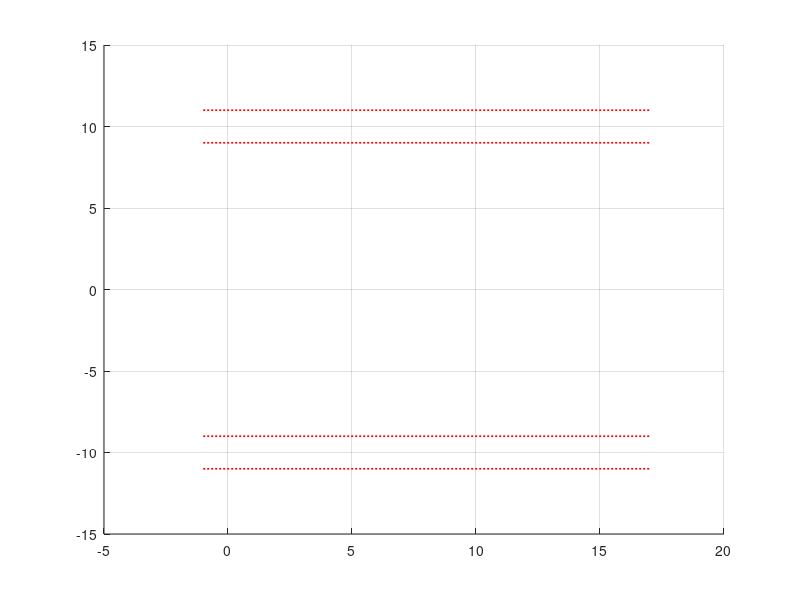

Source code (MATLAB): (Note: this script raises an error after producing the figure.)
%% --------------------------------------------------------
% GRAFICADOR MULTIPLES RESULTADOS (UNIVERSAL: SALTOS + Y -)
% ---------------------------------------------------------
clear all; close all; clc;
% Cargar los datos. Asegurate de que existan las variables de los 4 estados.
load('datos_20_465_46_125_A.mat'); 
Ts = 20e-3; 

% Configuraciones de tiempo de la ventana
t_half_cycle = 8;   % 8 segundos abajo, 8 segundos arriba
t_pad = 0.5;        % padding a cada lado
muestras_half = round(t_half_cycle / Ts);
muestras_pad  = round(t_pad / Ts);
muestras_totales = 2 * muestras_half + 2 * muestras_pad;

% 1. Encontrar los flancos (saltos hacia arriba o hacia abajo)
umbral_salto = 0.5; % Umbral subido a 0.5 para aislar saltos francos
flancos = find(abs(diff(ref_d_full)) > umbral_salto);

% Filtrar flancos (asegurar que haya al menos 16s entre ellos)
inicios_validos = [];
ultimo_idx = -muestras_totales;
for i = 1:length(flancos)
    if (flancos(i) - ultimo_idx) > (2 * muestras_half * 0.8) 
        inicios_validos(end+1) = flancos(i);
        ultimo_idx = flancos(i);
    end
end
disp(['Se detectaron ', num2str(length(inicios_validos)), ' saltos a la referencia.']);

% 2. Extraer ventanas (Desde -1s hasta 17s)
num_ensayos = length(inicios_validos);
d_real_matrix = NaN(muestras_totales, num_ensayos);
ang_matrix    = NaN(muestras_totales, num_ensayos); % Matriz Angulo
w_matrix      = NaN(muestras_totales, num_ensayos); % Matriz Vel Angular
v_matrix      = NaN(muestras_totales, num_ensayos); % Matriz Vel Carro
ref_matrix    = NaN(muestras_totales, 1);

% Vector de tiempo centrado
vector_tiempo_ventana = (-t_pad : Ts : (2*t_half_cycle + t_pad - Ts))';
for i = 1:num_ensayos
    idx_flanco = inicios_validos(i);
    idx_start = idx_flanco - muestras_half - muestras_pad;
    idx_end   = idx_flanco + muestras_half + muestras_pad - 1;
    
    if idx_start > 0 && idx_end <= length(d_real_full)
        d_real_matrix(:, i) = d_real_full(idx_start:idx_end);
        
        ang_matrix(:, i)    = angle_real_full(idx_start:idx_end); 
        w_matrix(:, i)      = w_real_full(idx_start:idx_end);     
        v_matrix(:, i)      = vel_est_full(idx_start:idx_end);    
        
        if isnan(ref_matrix(1))
            ref_matrix = ref_d_full(idx_start:idx_end); 
        end
    else
        disp(['Ensayo ', num2str(i), ' descartado automáticamente.']);
    end
end

% --- CÁLCULO UNIVERSAL DE LAS BANDAS DE TOLERANCIA ---
ref_inicial = ref_matrix(1);        % Dónde estaba antes del salto
ref_final   = ref_matrix(end);      % A dónde fue
amplitud    = abs(ref_final - ref_inicial); % Tamaño real del salto

if isnan(amplitud) || amplitud == 0
    disp('Advertencia: No se pudo medir la amplitud. Forzando a 10.');
    amplitud = 10; 
end

tolerancia = 0.05 * amplitud; % 5% del viaje

b0_sup = ref_inicial + tolerancia;
b0_inf = ref_inicial - tolerancia;
b1_sup = ref_final + tolerancia;
b1_inf = ref_final - tolerancia;

%% ---------------- INSPECCIÓN VISUAL (SOLO DISTANCIA) ----------------
figure('Name', 'Inspección de Ensayos', 'NumberTitle', 'off', 'Position', [100 100 900 500]);
for i = 1:size(d_real_matrix, 2)
    if all(isnan(d_real_matrix(:, i))), continue; end
    clf; hold on; grid on;
    
    plot([-1 17], [b0_sup b0_sup], 'r:', 'LineWidth', 1.2);
    plot([-1 17], [b0_inf b0_inf], 'r:', 'LineWidth', 1.2);
    plot([-1 17], [b1_sup b1_sup], 'r:', 'LineWidth', 1.2);
    plot([-1 17], [b1_inf b1_inf], 'r:', 'LineWidth', 1.2);
    xline(2.5, 'm--'); xline(10.5, 'm--'); 
    
    plot(vector_tiempo_ventana, ref_matrix, 'k--', 'LineWidth', 2);
    plot(vector_tiempo_ventana, d_real_matrix(:, i), 'b', 'LineWidth', 1.5);
    
    title(['Inspección visual - Viendo Ensayo N° ', num2str(i)]);
    xlabel('Tiempo [s]'); ylabel('Posición [m]'); xlim([-1 17]); hold off;
    
    disp(['Mostrando Ensayo ', num2str(i), '. Anotá si sirve, y tocá ENTER para ver el siguiente...']);
    pause; 
end

%% ---------------- SELECCIÓN Y PROMEDIO GENERAL ----------------
% <--- ¡EDITAR ESTO según lo que anotaste en la inspección visual!
%ensayos_buenos = [2, 4,5, 9, 10]; %-10 A
%ensayos_buenos = [3, 4, 5, 6, 7, 8 ,9]; % -10 B
%ensayos_buenos = [2, 4, 6, 7, 8,9,15, 16 ,17,19,21,22,23,24]; % 20 B
ensayos_buenos = [4, 6, 7, 8, 9 ,10,18,20,22,24,27,31]; % 20 temp
ensayos_buenos = ensayos_buenos(ensayos_buenos <= size(d_real_matrix, 2));

% Promedios
d_real_promedio = mean(d_real_matrix(:, ensayos_buenos), 2, 'omitnan');
ang_promedio    = mean(ang_matrix(:, ensayos_buenos), 2, 'omitnan');
w_promedio      = mean(w_matrix(:, ensayos_buenos), 2, 'omitnan');
v_promedio      = mean(v_matrix(:, ensayos_buenos), 2, 'omitnan');

% Ajuste simulación
offset_tiempo_sim = -16.0; 
offset_amp_sim    = 0.0; 
t_sim_ajustado = t_sim + offset_tiempo_sim;
idx_sim = find(t_sim_ajustado >= -1 & t_sim_ajustado <= 17);

%% ---------------- GRÁFICOS FINALES (4 FIGURAS) ----------------
% FIGURA 1: DISTANCIA (d)
figure('Name', 'Estado x3: Distancia', 'Position', [50 300 800 400]);
hold on; grid on;
plot([-1 17], [b0_sup b0_sup], 'k:', 'LineWidth', 1.5, 'HandleVisibility', 'off');
plot([-1 17], [b0_inf b0_inf], 'k:', 'LineWidth', 1.5, 'HandleVisibility', 'off');
plot([-1 17], [b1_sup b1_sup], 'k:', 'LineWidth', 1.5, 'HandleVisibility', 'off');
plot([-1 17], [b1_inf b1_inf], 'k:', 'LineWidth', 1.5, 'HandleVisibility', 'off');
xline(2.5, 'm--', 'ts = 2.5s', 'LabelVerticalAlignment', 'bottom', 'HandleVisibility', 'off');
xline(10.5, 'm--', 'ts = 10.5s', 'LabelVerticalAlignment', 'bottom', 'HandleVisibility', 'off');

is_first = true;
for i = ensayos_buenos
    if is_first
        plot(vector_tiempo_ventana, d_real_matrix(:, i), 'Color', [0.5, 0.7, 1, 0.9], 'LineWidth', 0.5, 'DisplayName', 'Mediciones');
        is_first = false;
    else
        h_todas = plot(vector_tiempo_ventana, d_real_matrix(:, i), 'Color', [0.5, 0.7, 1, 0.9], 'LineWidth', 0.5);
        set(get(get(h_todas,'Annotation'),'LegendInformation'),'IconDisplayStyle','off');
    end
end
if exist('d_real_sim', 'var')
    plot(t_sim_ajustado(idx_sim), d_real_sim(idx_sim) + offset_amp_sim, 'g-.', 'LineWidth', 2, 'DisplayName', 'Simulación');
end
plot(vector_tiempo_ventana, ref_matrix, 'k-', 'LineWidth', 1.5, 'DisplayName', 'Ref');
plot(vector_tiempo_ventana, d_real_promedio, 'r', 'LineWidth', 2.5, 'DisplayName', 'Prom. Mediciones');
hold off; xlabel('Tiempo [s]'); ylabel('d(t) [cm]'); xlim([-1 17]); legend('Location', 'best');

%%
% FIGURA 2: ÁNGULO (theta)
figure('Name', 'Estado x1: Ángulo', 'Position', [100 250 800 400]);
hold on; grid on;
is_first = true;
for i = ensayos_buenos
    if is_first
        plot(vector_tiempo_ventana, ang_matrix(:, i), 'Color', [0.5, 0.7, 1, 0.9], 'LineWidth', 0.5, 'DisplayName', 'Mediciones');
        is_first = false;
    else
        h_todas = plot(vector_tiempo_ventana, ang_matrix(:, i), 'Color', [0.5, 0.7, 1, 0.9], 'LineWidth', 0.5);
        set(get(get(h_todas,'Annotation'),'LegendInformation'),'IconDisplayStyle','off');
    end
end
if exist('angle_real_sim', 'var')
    plot(t_sim_ajustado(idx_sim), angle_real_sim(idx_sim), 'g-.', 'LineWidth', 2, 'DisplayName', 'Simulación');
end
plot(vector_tiempo_ventana, ang_promedio, 'r', 'LineWidth', 2.5, 'DisplayName', 'Prom. Mediciones');
hold off; xlabel('Tiempo [s]'); ylabel('$\theta(t) \ [^\circ]$', 'Interpreter', 'latex'); xlim([6 12]); legend('Location', 'best');

%%
% FIGURA 3: VELOCIDAD DEL CARRO (v)
figure('Name', 'Estado 4: Velocidad del Carro', 'Position', [150 200 800 400]);
hold on; grid on;
is_first = true;
for i = ensayos_buenos
    if is_first
        plot(vector_tiempo_ventana, v_matrix(:, i), 'Color', [0.5, 0.7, 1, 0.9], 'LineWidth', 0.5, 'DisplayName', 'Mediciones');
        is_first = false;
    else
        h_todas = plot(vector_tiempo_ventana, v_matrix(:, i), 'Color', [0.5, 0.7, 1, 0.9], 'LineWidth', 0.5);
        set(get(get(h_todas,'Annotation'),'LegendInformation'),'IconDisplayStyle','off');
    end
end
if exist('vel_est_sim', 'var')
    plot(t_sim_ajustado(idx_sim), vel_est_sim(idx_sim), 'g-.', 'LineWidth', 2, 'DisplayName', 'Simulación');
end
plot(vector_tiempo_ventana, v_promedio, 'r', 'LineWidth', 2.5, 'DisplayName', 'Prom. Mediciones');
hold off; xlabel('Tiempo [s]'); ylabel('$\dot{d}(t)$ [cm/s]', 'Interpreter', 'latex'); xlim([4 14]); legend('Location', 'best');


% FIGURA 4: VELOCIDAD ANGULAR (w)
figure('Name', 'Estado x2: Velocidad Angular', 'Position', [200 150 800 400]);
hold on; grid on;
is_first = true;
for i = ensayos_buenos
    if is_first
        plot(vector_tiempo_ventana, w_matrix(:, i), 'Color', [0.5, 0.7, 1, 0.9], 'LineWidth', 0.5, 'DisplayName', 'Mediciones');
        is_first = false;
    else
        h_todas = plot(vector_tiempo_ventana, w_matrix(:, i), 'Color', [0.5, 0.7, 1, 0.9], 'LineWidth', 0.5);
        set(get(get(h_todas,'Annotation'),'LegendInformation'),'IconDisplayStyle','off');
    end
end
if exist('w_est_sim', 'var')
    plot(t_sim_ajustado(idx_sim), w_est_sim(idx_sim), 'g-.', 'LineWidth', 2, 'DisplayName', 'Simulación');
end
plot(vector_tiempo_ventana, w_promedio, 'r', 'LineWidth', 2.5, 'DisplayName', 'Prom. Mediciones');
hold off; xlabel('Tiempo [s]'); ylabel('w(t) [°/s]'); xlim([6 12]); legend('Location', 'best');
